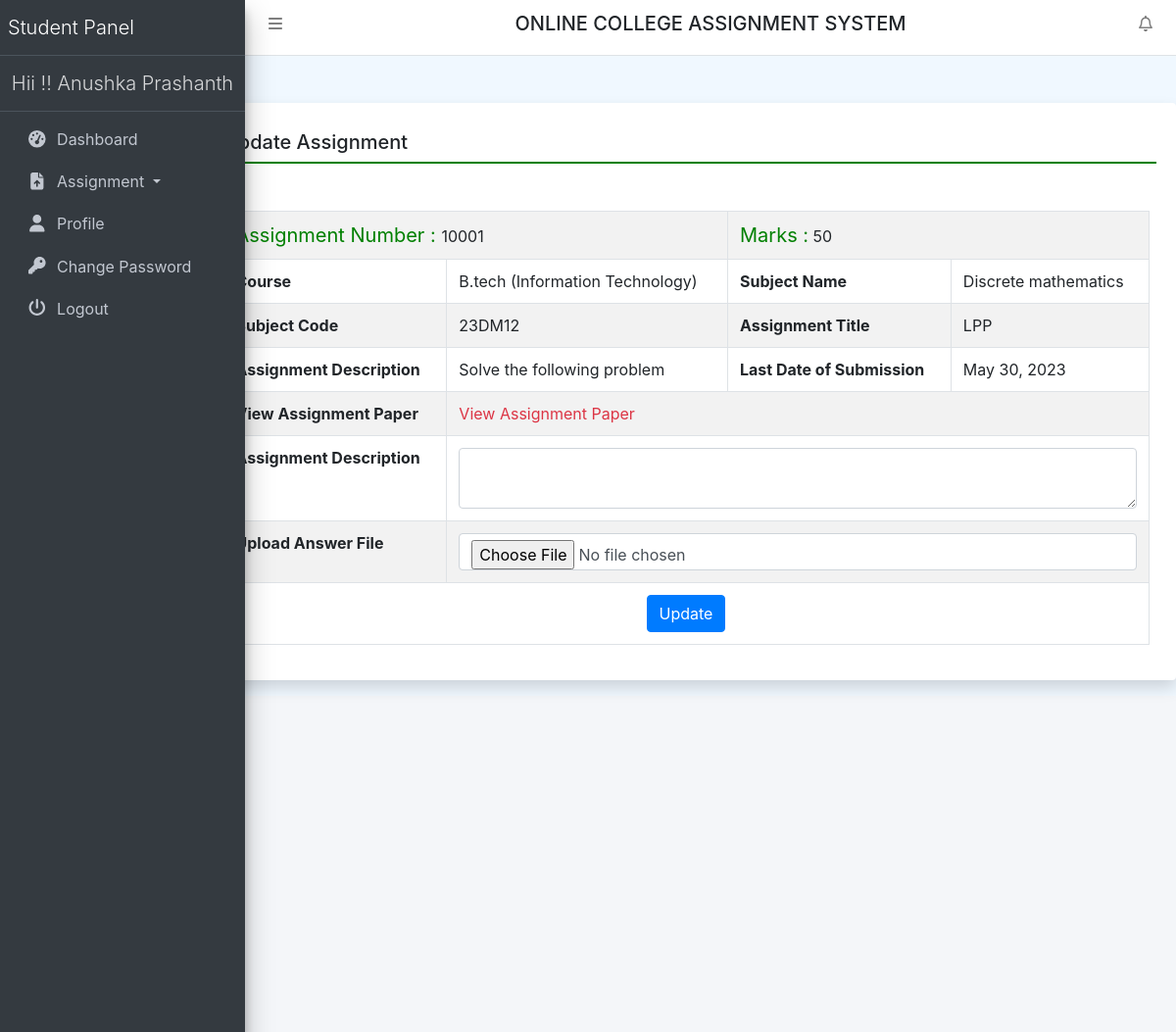
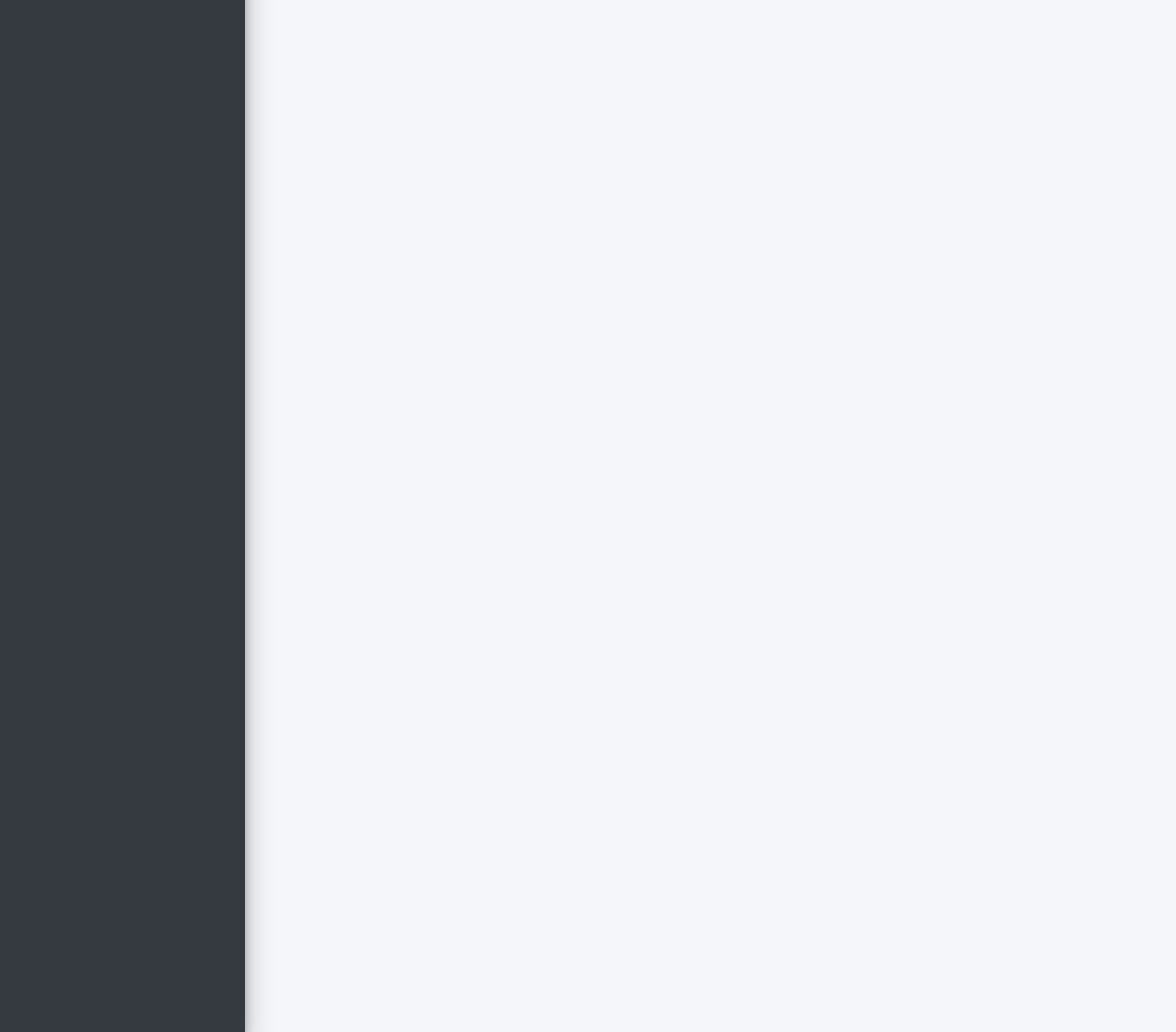
The page /submitAssignment/15 (signed in) on the database its author committed (2 pictures, top to bottom).
### collegeAssignment/models.py (models this page shows, shortened)
class Assigment(models.Model):
    teacher = models.ForeignKey(Teacher, on_delete=models.CASCADE)
    course = models.ForeignKey(Course, on_delete=models.CASCADE)
    subject = models.ForeignKey(Subject, on_delete=models.CASCADE)
    AssignmentNumber = models.IntegerField(null=True)
    AssignmentTitle = models.CharField(max_length=150, null=True)
    AssignmentDescription = models.CharField(max_length=300, null=True)
    SubmissionDate = models.DateField(null=True)
    AssignmentMarks = models.CharField(max_length=150, null=True)
    AssignmentFile = models.FileField(max_length=200, null=True)
    CreationDate = models.DateTimeField(auto_now_add=True)

class Course(models.Model):
    BranchName = models.CharField(max_length=150, null=True)
    CourseName = models.CharField(max_length=200, null=True)
    CreationDate = models.DateTimeField(auto_now_add=True)

class Subject(models.Model):
    course = models.ForeignKey(Course, on_delete=models.CASCADE)
    SubjectFullname = models.CharField(max_length=200, null=True)
    SubjectShortname = models.CharField(max_length=50, null=True)
    SubjectCode = models.CharField(max_length=50, null=True)
    CreationDate = models.DateTimeField(auto_now_add=True)

### collegeAssignment/views.py (the view, shortened to what this page needs)
# urls.py: path('submitAssignment/<int:pid>', submitAssignment, name='submitAssignment'),
def submitAssignment(request, pid):
    if not request.user.is_authenticated:
        return redirect('student_login')
    assignment = Assigment.objects.get(id=pid)
    user = User.objects.get(id=request.user.id)
    userDetails = UserDetail.objects.get(user=user)
    try:
        error = ""
    except:
        pass
    return render(request, 'submitAssignment.html', locals())

### collegeAssignment/templates/submitAssignment.html (shortened to what this page needs)
{% extends 'studentHeader.html' %}
{% block main %}
<div class="card shadow mt-5 offset-2">
    <div class="card-body">
        <h5 class="p-2" style="border-bottom: 2px solid green;">Update Assignment</h5>
        <div class="container-fluid mt-3">
            <table border="1" class="table table-striped table-bordered first mt-5">
                <tr>
                    <td colspan="2"><span style="font-size : 20px; color : green">Assignment Number : </span>
                        {{assignment.AssignmentNumber}}
                    </td>
                    <td colspan="2"><span style="font-size : 20px; color : green">Marks  :</span>
                        {{assignment.AssignmentMarks}}
                    </td>
                </tr>
                <tr>
                    <th>Course</th>
                    <td>{{assignment.course.CourseName}} ({{assignment.course.BranchName}})</td>
                    <th>Subject Name</th>
                    <td>{{assignment.subject.SubjectFullname}}</td>
                </tr>
                <tr>
                    <th>Subject Code</th>
                    <td>{{assignment.subject.SubjectCode}}</td>
                    <th>Assignment Title</th>
                    <td>{{assignment.AssignmentTitle}}</td>
                </tr>
                <tr>
                    <th>Assignment Description</th>
                    <td>{{assignment.AssignmentDescription}}</td>
                    <th>Last Date of Submission</th>
                    <td>{{assignment.SubmissionDate}}</td>
                </tr>
                <tr>
                    <th>View Assignment Paper</th>
                    <td colspan="3"><a href="{{assignment.AssignmentFile.url}}" class="text-danger">View Assignment
                        Paper</a></td>
                </tr>
                <form method="post" enctype="multipart/form-data">
                    <tr>
                        <th>Assignment Description</th>
                        <td colspan="3"><textarea name="Assdesc" class="form-control" required></textarea></td>
                    </tr>
                    <tr>
                        <th>Upload Answer File</th>
                        <td colspan="3"><input type="file" name="AnswerFile" class="form-control"></td>
                    </tr>
                    <tr align="center">
                        <td colspan="4">
                            <button type="submit" name="submit" class="btn btn-primary">Update</button>
                        </td>
                    </tr>
                </form>
            </table>
        </div>
    </div>
</div>
{% endblock %}

### collegeAssignment/templates/studentHeader.html (shortened to what this page needs)
{% load static %}
<html>
<head runat="server">
    <link href="{% static 'css/bootstrap.css' %}" rel="stylesheet"/>
    <link href="{% static 'css/all.css' %}" rel="stylesheet"/>
    <link href="{% static 'css/adminlte.css' %}" rel="stylesheet"/>
    <link href="{% static 'css/OverlayScrollbars.css' %}" rel="stylesheet"/>
    <link rel="stylesheet" href="https://cdn.datatables.net/1.10.23/css/jquery.dataTables.min.css">
    <link rel="stylesheet" href="https://cdn.datatables.net/buttons/1.6.5/css/buttons.dataTables.min.css">
    <link rel="stylesheet"
          href="https://cdn.jsdelivr.net/npm/bootstrap-select@1.13.14/dist/css/bootstrap-select.min.css">
</head>
<body class="hold-transition sidebar-mini layout-fixed layout-navbar-fixed layout-footer-fixed">
<nav class="main-header navbar navbar-expand navbar-white navbar-light">
    <ul class="navbar-nav">
        <li class="nav-item">
            <a class="nav-link" data-widget="pushmenu" href="#" role="button"><i class="fas fa-bars"></i></a>
        </li>
    </ul>
    <h5 class="text-center text-uppercase" style="width:100%;">Online College Assignment System</h5>
    <ul class="navbar-nav ml-auto">
        <li class="nav-item dropdown">
            <a class="nav-link" data-toggle="dropdown" href="#">
                <i class="far fa-bell fas-shake animated"></i>
            </a>
        </li>
    </ul>
</nav>
<aside class="main-sidebar sidebar-dark-primary elevation-4">
    <a href="{% url 'sdashboard' %}" class="brand-link">
        <span class="brand-text font-weight-light">Student Panel</span>
    </a>
    <a href="{% url 'sdashboard' %}" class="brand-link">
        <center><span
                class="brand-text font-weight-light">Hii !! {{request.user.first_name}} {{request.user.last_name}} </span>
        </center>
    </a>
    <div class="sidebar">
        <nav class="mt-2">
            <ul class="nav nav-pills nav-sidebar flex-column" data-widget="treeview" role="menu" data-accordion="false">
                <li class="nav-item"><a href="{% url 'sdashboard' %}" class="nav-link">
                    <i class="nav-icon fas fa-tachometer-alt"></i>
                    <p>Dashboard</p>
                </a></li>
                <li class="nav-item dropdown">
                    <a class="nav-link dropdown-toggle" href="#" id="navbarDropdown"
                       role="button" data-toggle="dropdown" aria-haspopup="true"
                       aria-expanded="false"> <i class="nav-icon fas fa-file-upload"></i> Assignment </a>
                </li>
                <li class="nav-item"><a href="{% url 'studentProfile' %}" class="nav-link">
                    <i class="nav-icon fas fa-user"></i>
                    <p>Profile</p>
                </a></li>
                <li class="nav-item"><a href="{% url 'studentchangePassword' %}" class="nav-link">
                    <i class="nav-icon fas fa-key"></i>
                    <p>Change Password</p>
                </a></li>
                <li class="nav-item"><a href="/logout" class="nav-link">
                    <i class="nav-icon fas fa-power-off"></i>
                    <p>Logout</p>
                </a></li>
            </ul>
        </nav>
    </div>
</aside>
{% block main %}
{% endblock %}
<div class="content-wrapper"></div>

### collegeAssignment/static/css/all.css (style rules this page uses)
.fa-bars:before { content: "\f0c9"; }
.fa-bell:before { content: "\f0f3"; }
.fa-key:before { content: "\f084"; }
.fa-power-off:before { content: "\f011"; }
.fa-user:before { content: "\f007"; }

### collegeAssignment/static/css/OverlayScrollbars.css (style rules this page uses)
.os-host, .os-host-textarea { position: relative; overflow: visible !important; -webkit-box-orient: vertical; -webkit-box-direction: normal; -ms-flex-direction: column; flex-direction: column; -ms-flex-wrap: nowrap; flex-wrap: nowrap; -webkit-box-pack: start; -ms-flex-pack: start; justify-content: flex-start; -ms-flex-line-pack: start; align-content: flex-start; -webkit-box-align: start; -ms-flex-align: start; -ms-grid-row-align: flex-start; align-items: flex-start; }

### collegeAssignment/templates/studentHeader.html (style rules this page uses)
body { background-color: aliceblue; }

### rows shown on the page
Assigment: AssignmentNumber "10001", AssignmentMarks "50", course.CourseName "B.tech", course.BranchName "Information Technology", subject.SubjectFullname "Discrete mathematics", subject.SubjectCode "23DM12", AssignmentTitle "LPP", AssignmentDescription "Solve the following problem", SubmissionDate "May 30, 2023"

### other values the page prints
{{ request.user.first_name }} "Anushka"
{{ request.user.last_name }} "Prashanth"
